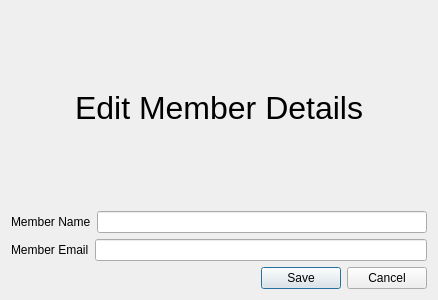
<?xml version="1.0" encoding="UTF-8"?>
<ui version="4.0">
 <class>Dialog</class>
 <widget class="QDialog" name="Dialog">
  <property name="geometry">
   <rect>
    <x>0</x>
    <y>0</y>
    <width>438</width>
    <height>300</height>
   </rect>
  </property>
  <property name="windowTitle">
   <string>Dialog</string>
  </property>
  <layout class="QVBoxLayout" name="verticalLayout">
   <item>
    <layout class="QHBoxLayout" name="horizontalLayout_3">
     <item>
      <spacer name="horizontalSpacer">
       <property name="orientation">
        <enum>Qt::Horizontal</enum>
       </property>
       <property name="sizeHint" stdset="0">
        <size>
         <width>40</width>
         <height>20</height>
        </size>
       </property>
      </spacer>
     </item>
     <item>
      <widget class="QLabel" name="title_label">
       <property name="font">
        <font>
         <family>Arial</family>
         <pointsize>24</pointsize>
        </font>
       </property>
       <property name="text">
        <string>Edit Member Details</string>
       </property>
      </widget>
     </item>
     <item>
      <spacer name="horizontalSpacer_2">
       <property name="orientation">
        <enum>Qt::Horizontal</enum>
       </property>
       <property name="sizeHint" stdset="0">
        <size>
         <width>40</width>
         <height>20</height>
        </size>
       </property>
      </spacer>
     </item>
    </layout>
   </item>
   <item>
    <layout class="QGridLayout" name="gridLayout">
     <item row="0" column="0">
      <layout class="QHBoxLayout" name="horizontalLayout" stretch="0,0">
       <item>
        <widget class="QLabel" name="member_name_label">
         <property name="text">
          <string>Member Name</string>
         </property>
        </widget>
       </item>
       <item>
        <widget class="QLineEdit" name="member_name_line_edit"/>
       </item>
      </layout>
     </item>
     <item row="1" column="0">
      <layout class="QHBoxLayout" name="horizontalLayout_2">
       <item>
        <widget class="QLabel" name="member_email_label">
         <property name="text">
          <string>Member Email</string>
         </property>
        </widget>
       </item>
       <item>
        <widget class="QLineEdit" name="member_email_line_edit"/>
       </item>
      </layout>
     </item>
    </layout>
   </item>
   <item>
    <widget class="QDialogButtonBox" name="button_box">
     <property name="orientation">
      <enum>Qt::Horizontal</enum>
     </property>
     <property name="standardButtons">
      <set>QDialogButtonBox::Cancel|QDialogButtonBox::Save</set>
     </property>
    </widget>
   </item>
  </layout>
 </widget>
 <resources/>
 <connections>
  <connection>
   <sender>button_box</sender>
   <signal>accepted()</signal>
   <receiver>Dialog</receiver>
   <slot>accept()</slot>
   <hints>
    <hint type="sourcelabel">
     <x>248</x>
     <y>254</y>
    </hint>
    <hint type="destinationlabel">
     <x>157</x>
     <y>274</y>
    </hint>
   </hints>
  </connection>
  <connection>
   <sender>button_box</sender>
   <signal>rejected()</signal>
   <receiver>Dialog</receiver>
   <slot>reject()</slot>
   <hints>
    <hint type="sourcelabel">
     <x>316</x>
     <y>260</y>
    </hint>
    <hint type="destinationlabel">
     <x>286</x>
     <y>274</y>
    </hint>
   </hints>
  </connection>
 </connections>
</ui>
